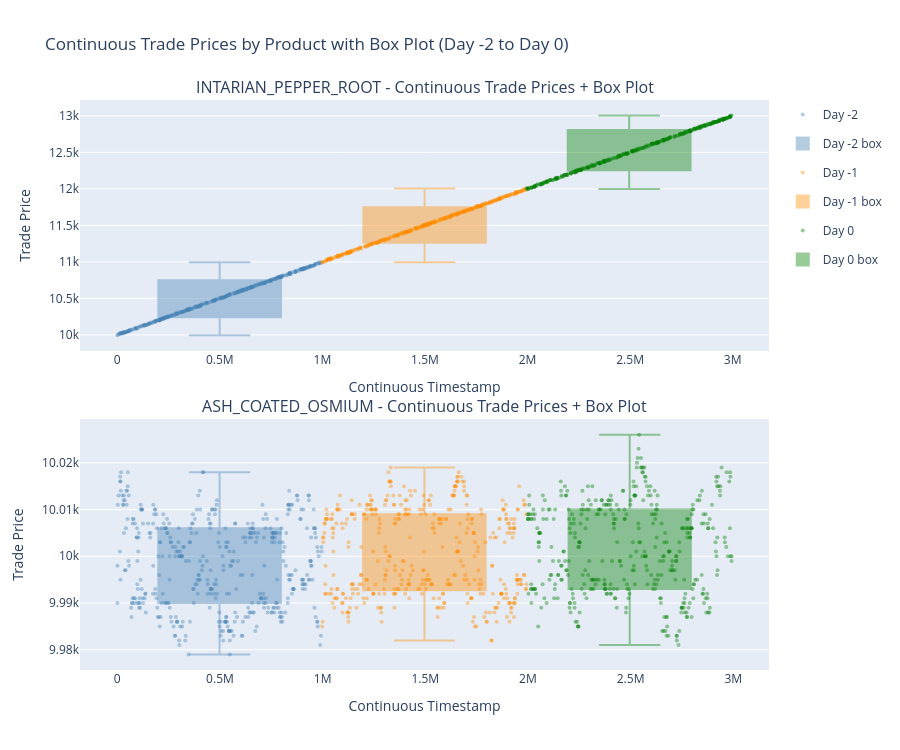

Source (notebook cell):
### Markdown cell above
## Trade Graph, per product, contineous day

### Code cell
# ── Continuous trade prices + per-day box plots ───────────────────────────────
fig4 = make_subplots(rows=2, cols=1,
                     subplot_titles=['INTARIAN_PEPPER_ROOT - Continuous Trade Prices + Box Plot',
                                     'ASH_COATED_OSMIUM - Continuous Trade Prices + Box Plot'],
                     vertical_spacing=0.12)

for row, (trades_c, name) in enumerate([
    (trades_pepper_c, 'INTARIAN_PEPPER_ROOT'),
    (trades_osmium_c, 'ASH_COATED_OSMIUM'),
], start=1):
    for day_val, (color, label) in day_styles.items():
        subset = trades_c[trades_c['day'] == day_val]
        x_min = subset['cont_ts'].min()
        x_max = subset['cont_ts'].max()
        x_mid = (x_min + x_max) / 2
        x_range = x_max - x_min

        # Scatter: individual trades
        fig4.add_trace(
            go.Scatter(x=subset['cont_ts'], y=subset['price'],
                       mode='markers', name=label, legendgroup=label,
                       showlegend=(row == 1),
                       marker=dict(color=color, size=4, opacity=0.4),
                       customdata=subset[['timestamp', 'quantity']].values,
                       hovertemplate=f'Day: {day_val}<br>Timestamp: %{{customdata[0]}}<br>Price: %{{y}}<br>Qty: %{{customdata[1]}}<extra></extra>'),
            row=row, col=1
        )

        # One box plot per day: x is a constant (midpoint), width spans 60% of day
        fig4.add_trace(
            go.Box(x=[x_mid] * len(subset), y=subset['price'],
                   name=f'{label} box', legendgroup=f'{label}_box',
                   showlegend=(row == 1),
                   marker_color=color, line_color=color,
                   fillcolor=color, opacity=0.4,
                   boxmean=False,
                   width=x_range * 0.6,
                   hovertemplate=f'Day: {day_val}<br>Price: %{{y}}<extra>{label} box</extra>'),
            row=row, col=1
        )

fig4.update_layout(height=750,
                   title='Continuous Trade Prices by Product with Box Plot (Day -2 to Day 0)',
                   hovermode='closest', boxmode='overlay')
fig4.update_xaxes(title_text='Continuous Timestamp')
fig4.update_yaxes(title_text='Trade Price')
fig4.show()

### Figure 1 — Plotly figure (JSON) as saved in the notebook; plotly's stock layout.template omitted (floating-point values rounded to 4 significant figures; data arrays with more than 128 entries replaced by an {"elided": "..."} marker saying what was removed)
{"data": [{"customdata": {"elided": "344x2 int values"}, "hovertemplate": "Day: -2<br>Timestamp: %{customdata[0]}<br>Price: %{y}<br>Qty: %{customdata[1]}<extra></extra>", "legendgroup": "Day -2", "marker": {"color": "steelblue", "opacity": 0.4, "size": 4}, "mode": "markers", "name": "Day -2", "showlegend": true, "type": "scatter", "x": {"elided": "344 int values"}, "xaxis": "x", "y": {"elided": "344 float values"}, "yaxis": "y"}, {"boxmean": false, "fillcolor": "steelblue", "hovertemplate": "Day: -2<br>Price: %{y}<extra>Day -2 box</extra>", "legendgroup": "Day -2_box", "line": {"color": "steelblue"}, "marker": {"color": "steelblue"}, "name": "Day -2 box", "opacity": 0.4, "showlegend": true, "type": "box", "width": 597900, "x": {"elided": "344 int values"}, "xaxis": "x", "y": {"elided": "344 float values"}, "yaxis": "y"}, {"customdata": {"elided": "335x2 int values"}, "hovertemplate": "Day: -1<br>Timestamp: %{customdata[0]}<br>Price: %{y}<br>Qty: %{customdata[1]}<extra></extra>", "legendgroup": "Day -1", "marker": {"color": "darkorange", "opacity": 0.4, "size": 4}, "mode": "markers", "name": "Day -1", "showlegend": true, "type": "scatter", "x": {"elided": "335 int values"}, "xaxis": "x", "y": {"elided": "335 float values"}, "yaxis": "y"}, {"boxmean": false, "fillcolor": "darkorange", "hovertemplate": "Day: -1<br>Price: %{y}<extra>Day -1 box</extra>", "legendgroup": "Day -1_box", "line": {"color": "darkorange"}, "marker": {"color": "darkorange"}, "name": "Day -1 box", "opacity": 0.4, "showlegend": true, "type": "box", "width": 597180, "x": {"elided": "335 int values"}, "xaxis": "x", "y": {"elided": "335 float values"}, "yaxis": "y"}, {"customdata": {"elided": "332x2 int values"}, "hovertemplate": "Day: 0<br>Timestamp: %{customdata[0]}<br>Price: %{y}<br>Qty: %{customdata[1]}<extra></extra>", "legendgroup": "Day 0", "marker": {"color": "green", "opacity": 0.4, "size": 4}, "mode": "markers", "name": "Day 0", "showlegend": true, "type": "scatter", "x": {"elided": "332 int values"}, "xaxis": "x", "y": {"elided": "332 float values"}, "yaxis": "y"}, {"boxmean": false, "fillcolor": "green", "hovertemplate": "Day: 0<br>Price: %{y}<extra>Day 0 box</extra>", "legendgroup": "Day 0_box", "line": {"color": "green"}, "marker": {"color": "green"}, "name": "Day 0 box", "opacity": 0.4, "showlegend": true, "type": "box", "width": 598920, "x": {"elided": "332 int values"}, "xaxis": "x", "y": {"elided": "332 float values"}, "yaxis": "y"}, {"customdata": {"elided": "429x2 int values"}, "hovertemplate": "Day: -2<br>Timestamp: %{customdata[0]}<br>Price: %{y}<br>Qty: %{customdata[1]}<extra></extra>", "legendgroup": "Day -2", "marker": {"color": "steelblue", "opacity": 0.4, "size": 4}, "mode": "markers", "name": "Day -2", "showlegend": false, "type": "scatter", "x": {"elided": "429 int values"}, "xaxis": "x2", "y": {"elided": "429 float values"}, "yaxis": "y2"}, {"boxmean": false, "fillcolor": "steelblue", "hovertemplate": "Day: -2<br>Price: %{y}<extra>Day -2 box</extra>", "legendgroup": "Day -2_box", "line": {"color": "steelblue"}, "marker": {"color": "steelblue"}, "name": "Day -2 box", "opacity": 0.4, "showlegend": false, "type": "box", "width": 596760, "x": {"elided": "429 int values"}, "xaxis": "x2", "y": {"elided": "429 float values"}, "yaxis": "y2"}, {"customdata": {"elided": "425x2 int values"}, "hovertemplate": "Day: -1<br>Timestamp: %{customdata[0]}<br>Price: %{y}<br>Qty: %{customdata[1]}<extra></extra>", "legendgroup": "Day -1", "marker": {"color": "darkorange", "opacity": 0.4, "size": 4}, "mode": "markers", "name": "Day -1", "showlegend": false, "type": "scatter", "x": {"elided": "425 int values"}, "xaxis": "x2", "y": {"elided": "425 float values"}, "yaxis": "y2"}, {"boxmean": false, "fillcolor": "darkorange", "hovertemplate": "Day: -1<br>Price: %{y}<extra>Day -1 box</extra>", "legendgroup": "Day -1_box", "line": {"color": "darkorange"}, "marker": {"color": "darkorange"}, "name": "Day -1 box", "opacity": 0.4, "showlegend": false, "type": "box", "width": 597000, "x": {"elided": "425 int values"}, "xaxis": "x2", "y": {"elided": "425 float values"}, "yaxis": "y2"}, {"customdata": {"elided": "411x2 int values"}, "hovertemplate": "Day: 0<br>Timestamp: %{customdata[0]}<br>Price: %{y}<br>Qty: %{customdata[1]}<extra></extra>", "legendgroup": "Day 0", "marker": {"color": "green", "opacity": 0.4, "size": 4}, "mode": "markers", "name": "Day 0", "showlegend": false, "type": "scatter", "x": {"elided": "411 int values"}, "xaxis": "x2", "y": {"elided": "411 float values"}, "yaxis": "y2"}, {"boxmean": false, "fillcolor": "green", "hovertemplate": "Day: 0<br>Price: %{y}<extra>Day 0 box</extra>", "legendgroup": "Day 0_box", "line": {"color": "green"}, "marker": {"color": "green"}, "name": "Day 0 box", "opacity": 0.4, "showlegend": false, "type": "box", "width": 595260, "x": {"elided": "411 int values"}, "xaxis": "x2", "y": {"elided": "411 float values"}, "yaxis": "y2"}], "layout": {"annotations": [{"font": {"size": 16}, "showarrow": false, "text": "INTARIAN_PEPPER_ROOT - Continuous Trade Prices + Box Plot", "x": 0.5, "xanchor": "center", "xref": "paper", "y": 1, "yanchor": "bottom", "yref": "paper"}, {"font": {"size": 16}, "showarrow": false, "text": "ASH_COATED_OSMIUM - Continuous Trade Prices + Box Plot", "x": 0.5, "xanchor": "center", "xref": "paper", "y": 0.44, "yanchor": "bottom", "yref": "paper"}], "boxmode": "overlay", "height": 750, "hovermode": "closest", "title": {"text": "Continuous Trade Prices by Product with Box Plot (Day -2 to Day 0)"}, "xaxis": {"anchor": "y", "domain": [0, 1], "title": {"text": "Continuous Timestamp"}}, "xaxis2": {"anchor": "y2", "domain": [0, 1], "title": {"text": "Continuous Timestamp"}}, "yaxis": {"anchor": "x", "domain": [0.56, 1], "title": {"text": "Trade Price"}}, "yaxis2": {"anchor": "x2", "domain": [0, 0.44], "title": {"text": "Trade Price"}}}}
